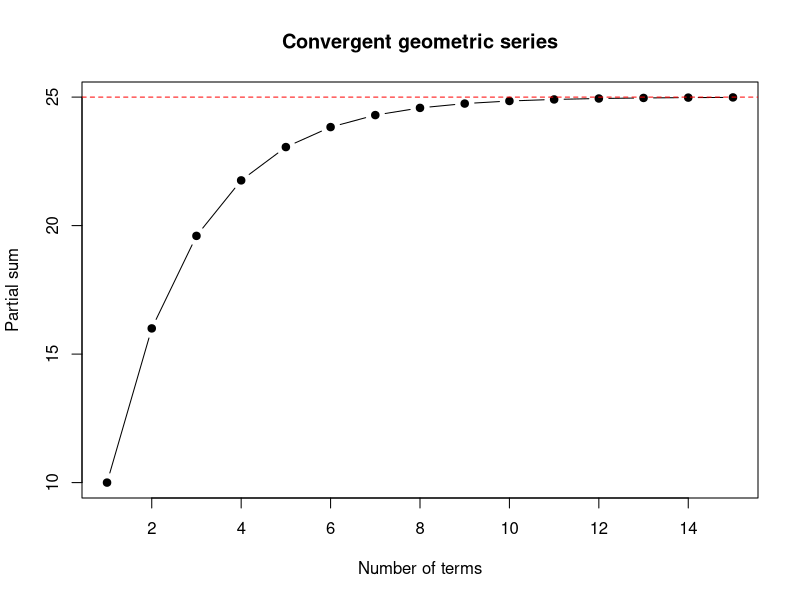

Generate this figure with R:
n <- 1:15
a <- 10; r <- 0.6
terms <- a*r^(n-1)
partial <- cumsum(terms)
formula <- a*(1-r^n)/(1-r)
print(data.frame(n, partial, formula, error=partial-formula))
plot(n, partial, type="b", pch=19, xlab="Number of terms", ylab="Partial sum", main="Convergent geometric series")
abline(h=a/(1-r), lty=2, col="red")
